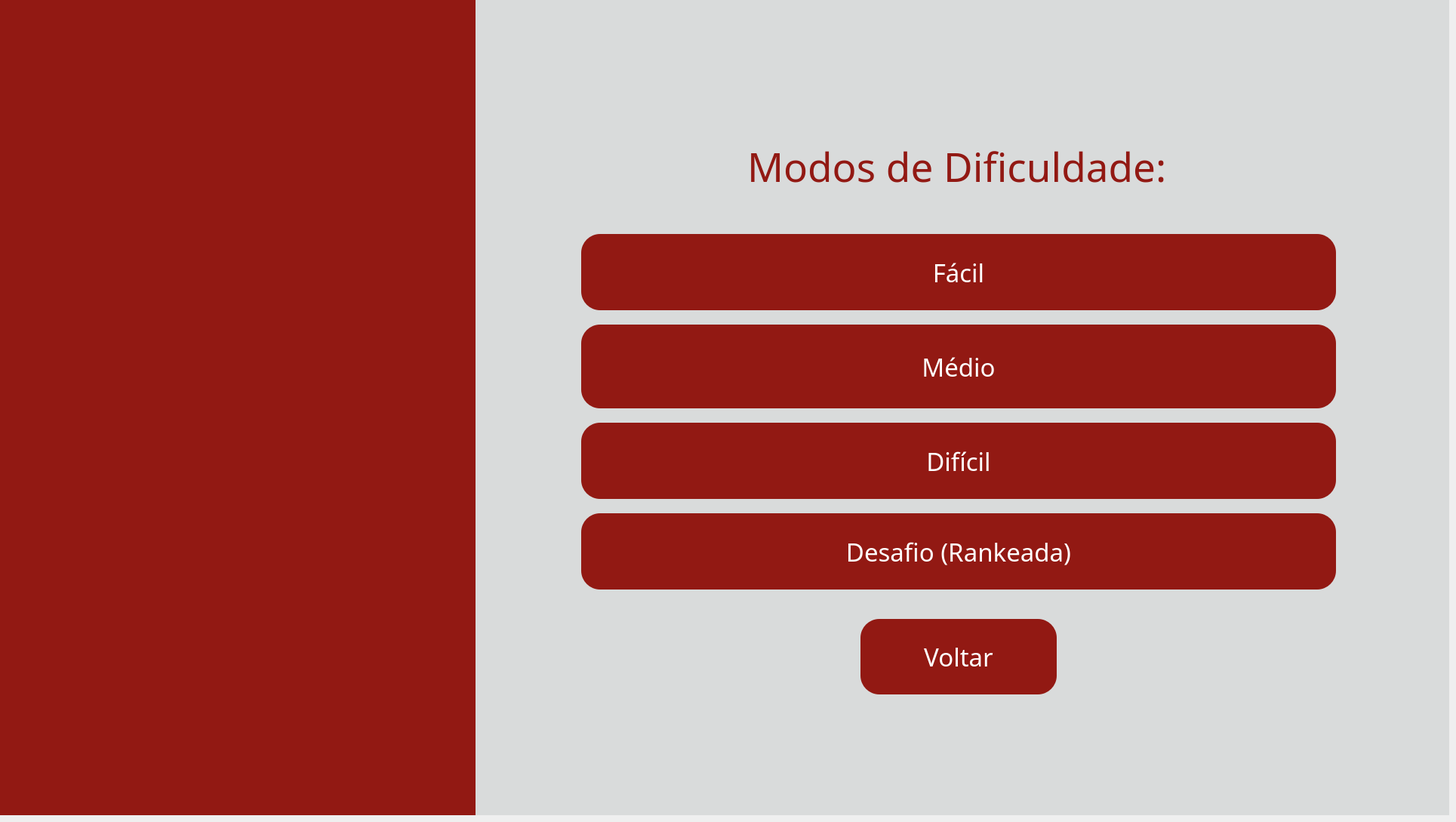
    <widget class="QWidget" name="pg_modos">
     <widget class="QWidget" name="fundo_modos" native="true">
      <property name="geometry">
       <rect>
        <x>0</x>
        <y>0</y>
        <width>1920</width>
        <height>1080</height>
       </rect>
      </property>
      <property name="styleSheet">
       <string notr="true">background-color: #d9dbdb</string>
      </property>
      <widget class="QWidget" name="barra_modos" native="true">
       <property name="geometry">
        <rect>
         <x>0</x>
         <y>0</y>
         <width>630</width>
         <height>1080</height>
        </rect>
       </property>
       <property name="styleSheet">
        <string notr="true">background-color: #921913;</string>
       </property>
       <widget class="QLabel" name="img_fundo_modos">
        <property name="geometry">
         <rect>
          <x>-60</x>
          <y>-60</y>
          <width>731</width>
          <height>1200</height>
         </rect>
        </property>
        <property name="text">
         <string/>
        </property>
        <property name="pixmap">
         <pixmap>../images/fundoetec.png</pixmap>
        </property>
        <property name="scaledContents">
         <bool>true</bool>
        </property>
       </widget>
      </widget>
      <widget class="QLabel" name="lbl_titulo_modos">
       <property name="geometry">
        <rect>
         <x>990</x>
         <y>190</y>
         <width>571</width>
         <height>61</height>
        </rect>
       </property>
       <property name="font">
        <font>
         <family>Arbutus Slab</family>
         <pointsize>40</pointsize>
        </font>
       </property>
       <property name="styleSheet">
        <string notr="true">color: #921913;</string>
       </property>
       <property name="text">
        <string>Modos de Dificuldade:</string>
       </property>
      </widget>
      <widget class="QPushButton" name="btn_voltarperfil4">
       <property name="geometry">
        <rect>
         <x>1140</x>
         <y>820</y>
         <width>260</width>
         <height>100</height>
        </rect>
       </property>
       <property name="font">
        <font>
         <family>Arbutus Slab</family>
         <pointsize>25</pointsize>
        </font>
       </property>
       <property name="styleSheet">
        <string notr="true">QPushButton{
    background-color: #921913;
    border: none;
    border-radius: 25px;
    color: white;
}

QPushButton:hover{
    background-color: #7a1410;
}

QPushButton:pressed{
    background-color: #5a0f0c;
}</string>
       </property>
       <property name="text">
        <string>Voltar</string>
       </property>
      </widget>
      <widget class="QPushButton" name="btn_medio">
       <property name="geometry">
        <rect>
         <x>770</x>
         <y>430</y>
         <width>1000</width>
         <height>111</height>
        </rect>
       </property>
       <property name="font">
        <font>
         <family>Arbutus Slab</family>
         <pointsize>25</pointsize>
        </font>
       </property>
       <property name="styleSheet">
        <string notr="true">QPushButton{
    background-color: #921913;
    border: none;
    border-radius: 25px;
    color: white;
}
QPushButton{
    background-color: #921913;
    border: none;
    border-radius: 25px;
    color: white;
}

QPushButton:hover{
    background-color: #7a1410;
}

QPushButton:pressed{
    background-color: #5a0f0c;
}:hover{
    background-color: #62100d;
}</string>
       </property>
       <property name="text">
        <string>Médio</string>
       </property>
      </widget>
      <widget class="QPushButton" name="btn_facil">
       <property name="geometry">
        <rect>
         <x>770</x>
         <y>310</y>
         <width>1000</width>
         <height>101</height>
        </rect>
       </property>
       <property name="font">
        <font>
         <family>Arbutus Slab</family>
         <pointsize>25</pointsize>
        </font>
       </property>
       <property name="styleSheet">
        <string notr="true">QPushButton{
    background-color: #921913;
    border: none;
    border-radius: 25px;
    color: white;
}

QPushButton:hover{
    background-color: #7a1410;
}

QPushButton:pressed{
    background-color: #5a0f0c;
}</string>
       </property>
       <property name="text">
        <string>Fácil</string>
       </property>
      </widget>
      <widget class="QPushButton" name="btn_shuffle">
       <property name="geometry">
        <rect>
         <x>770</x>
         <y>680</y>
         <width>1000</width>
         <height>101</height>
        </rect>
       </property>
       <property name="font">
        <font>
         <family>Arbutus Slab</family>
         <pointsize>25</pointsize>
        </font>
       </property>
       <property name="styleSheet">
        <string notr="true">QPushButton{
    background-color: #921913;
    border: none;
    border-radius: 25px;
    color: white;
}

QPushButton:hover{
    background-color: #7a1410;
}

QPushButton:pressed{
    background-color: #5a0f0c;
}</string>
       </property>
       <property name="text">
        <string>Desafio (Rankeada)</string>
       </property>
      </widget>
      <widget class="QPushButton" name="btn_dificil">
       <property name="geometry">
        <rect>
         <x>770</x>
         <y>560</y>
         <width>1000</width>
         <height>101</height>
        </rect>
       </property>
       <property name="font">
        <font>
         <family>Arbutus Slab</family>
         <pointsize>25</pointsize>
        </font>
       </property>
       <property name="styleSheet">
        <string notr="true">QPushButton{
    background-color: #921913;
    border: none;
    border-radius: 25px;
    color: white;
}

QPushButton:hover{
    background-color: #7a1410;
}

QPushButton:pressed{
    background-color: #5a0f0c;
}</string>
       </property>
       <property name="text">
        <string>Difícil</string>
       </property>
      </widget>
      <widget class="QLabel" name="lbl_logo_cps_modos">
       <property name="geometry">
        <rect>
         <x>1690</x>
         <y>950</y>
         <width>151</width>
         <height>91</height>
        </rect>
       </property>
       <property name="text">
        <string/>
       </property>
       <property name="pixmap">
        <pixmap>../images/logoetec.png</pixmap>
       </property>
       <property name="scaledContents">
        <bool>true</bool>
       </property>
      </widget>
      <widget class="QLabel" name="lbl_logo_etec_modos">
       <property name="geometry">
        <rect>
         <x>1550</x>
         <y>940</y>
         <width>111</width>
         <height>71</height>
        </rect>
       </property>
       <property name="text">
        <string/>
       </property>
       <property name="pixmap">
        <pixmap>../images/logocps.png</pixmap>
       </property>
       <property name="scaledContents">
        <bool>true</bool>
       </property>
      </widget>
     </widget>
    </widget>
